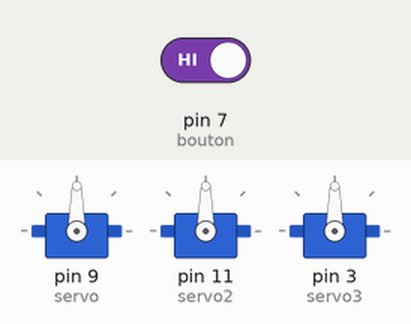
The sketch below on a simulated Arduino Uno, built with avr-gcc and run on an emulated ATmega328P. Shown: 3 × servo. The inputs (shaded band) are chosen by the test bench; at power-on: pin 7 (bouton) HIGH.

Above: at 1.2 s.
1.3 s: pin 7 (bouton) driven LOW
At 6.2 s:
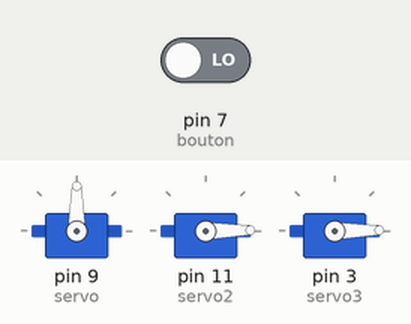
At 10.1 s:
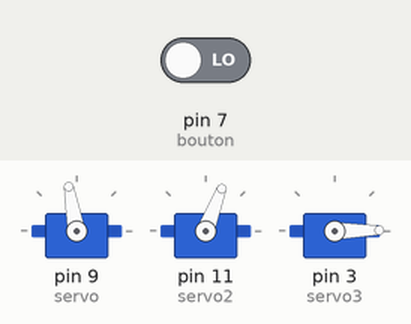
Timing chart, 0 to 16.3 s (numbered marks = the images above; inputs shaded):
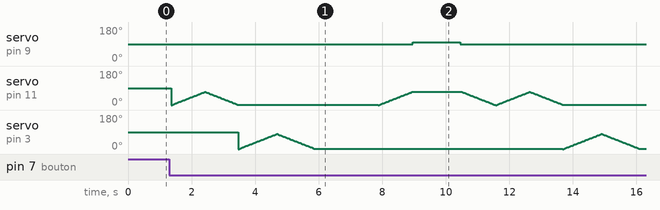

The sketch:

FINALE.ino
```cpp
#include "Servo.h"

Servo servo; // création de l'objet "servo"
Servo servo2;
Servo servo3;

const int bouton=7;
int val=1;
int etat=1;
int ancienval=1;

void setup() {
   servo.attach(9); // attache le servo au pin spécifié
   servo2.attach(11);
   servo3.attach(3);
   pinMode(bouton,INPUT);
   servo.write(90);
   delay(25);

}

void loop() {
    //servo2.write(0); // demande au servo de se déplacer à cette position
   //delay(1000); ;// attend 1000 ms entre changement de position
  val=digitalRead(bouton);
  delay(10);
  if((val==LOW)&&(ancienval==HIGH)){etat=1-etat;}
  ancienval=val;

  if (etat==LOW){
  servo.write(90);
   delay(25);

  for (int position = 0; position < 70; position++) {
    servo2.write(position);
    delay(15);
  }
  for (int position = 70; position > 0; position--) {
    servo2.write(position);
    delay(15);
  }
  for (int position = 0; position < 80; position++) {
    servo3.write(position);
    delay(15);
  }
  for (int position = 80; position > 0; position--) {
    servo3.write(position);
    delay(15);
  }
  delay(2000);


  for (int position = 0; position < 70; position++) {
    servo2.write(position);
    delay(15);
  }

  servo.write(90);
  delay(25);
  servo.write(100);
  delay(1500);
  servo.write(90);
  delay(25);
  // for (int i=0;i<50;i++){
  //   servo.write(100);
  //   delay(50);
  //   servo.write(90);
  //   delay(25);
  // }

   for (int position = 70; position > 0; position--) {
    servo2.write(position);
    delay(15);
  }
  }

  else{
   servo.write(90);
   delay(25);
  }


}

//https://programmation.surleweb-france.fr/controle-de-servomoteurs-avec-arduino-tutoriel-complet-etape-par-etape/
```
